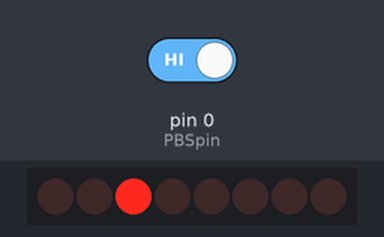
Bench run of a sketch on a simulated Arduino Uno, built with avr-gcc and run on an emulated ATmega328P. Shown: 8 shift-register outputs drawn as a row of LEDs (first output left, lit = HIGH). Wiring (inferred from the names in the program): shift register (74HC595): data pin 14; shift clock pin 16; latch pin 15. Wiring (inferred from the signals the program sends): row of LEDs: on Q0, Q1, Q2, Q3, Q4, Q5, Q6, Q7. The test bench sets the inputs (shaded band); at power-on: pin 0 (PBSpin) HIGH.

Above: at 1.3 s.
1.4 s: pin 0 (PBSpin) driven LOW
2.9 s: pin 0 (PBSpin) driven HIGH
At 3.2 s:
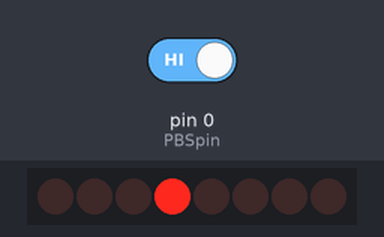
At 3.8 s:
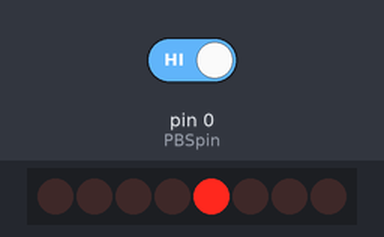
Timing chart, 0 to 13.4 s (numbered marks = the images above; inputs shaded):
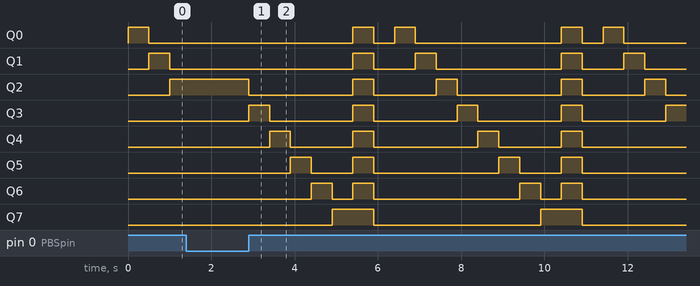

Measured:
- after the input at 1.4 s, every drawn part: stays the same
- after the input at 2.9 s, Q0: LOW → HIGH after 2.5 s, → LOW 0.50 s later, → HIGH 0.50 s later, → LOW 0.50 s later, … (8 changes in this stretch); Q1: LOW → HIGH after 2.5 s, → LOW 0.50 s later, → HIGH 1.0 s later, → LOW 0.50 s later, … (8 changes in this stretch)

The sketch:

MidtermPractical.ino
```cpp
byte symbols[] = {

B10000000, // A
B01000000, // B
B00100000, // C
B00010000, // D
B00001000, // E
B00000100, // F
B00000010, // G
B00000001, //(DC)
B11111111, // 8(DC)
B00000000, // CLEAR
};

String letters[] =
{
  "Segment A",
  "Segment B",
  "Segment C",
  "Segment D",
  "Segment E",
  "Segment F",
  "Segment G",
  "Segment Decimal Point",
  "8.",
  "all segments OFF",
};


int PBSpin = 0;
volatile int SER = 14; //data
volatile int LATCH = 15; //RCLK
volatile int CLOCK = 16; //SRCLK
int i = 0;


//count up first 8-bits

void setup() {
  pinMode(PBSpin, INPUT);
  pinMode(SER, OUTPUT);
  pinMode(CLOCK, OUTPUT);
  pinMode(LATCH, OUTPUT);
  digitalWrite(SER, LOW);
  digitalWrite(CLOCK, LOW);
  digitalWrite(LATCH, HIGH);

for(unsigned int i=0; i<sizeof(symbols); i++)
    symbols[i] ^= B11111111;

}

void loop()
{

if(digitalRead(0) == LOW)
    shiftOut(SER, CLOCK, LSBFIRST, B00000000); // send data

    if (i >= 10 )
      i = 0;


   if(digitalRead(0) == HIGH)
   {
    Serial.print("PBS press # ");
    Serial.print(i);
    Serial.print(" => ");
    Serial.println(letters[i]);
    digitalWrite(LATCH, LOW); // prepare shift register for data
    shiftOut(SER, CLOCK, LSBFIRST, symbols[i++]); // send data


    digitalWrite(LATCH, HIGH); // update display
    delay(500);
    digitalWrite(LATCH, LOW);
   }


}
```
